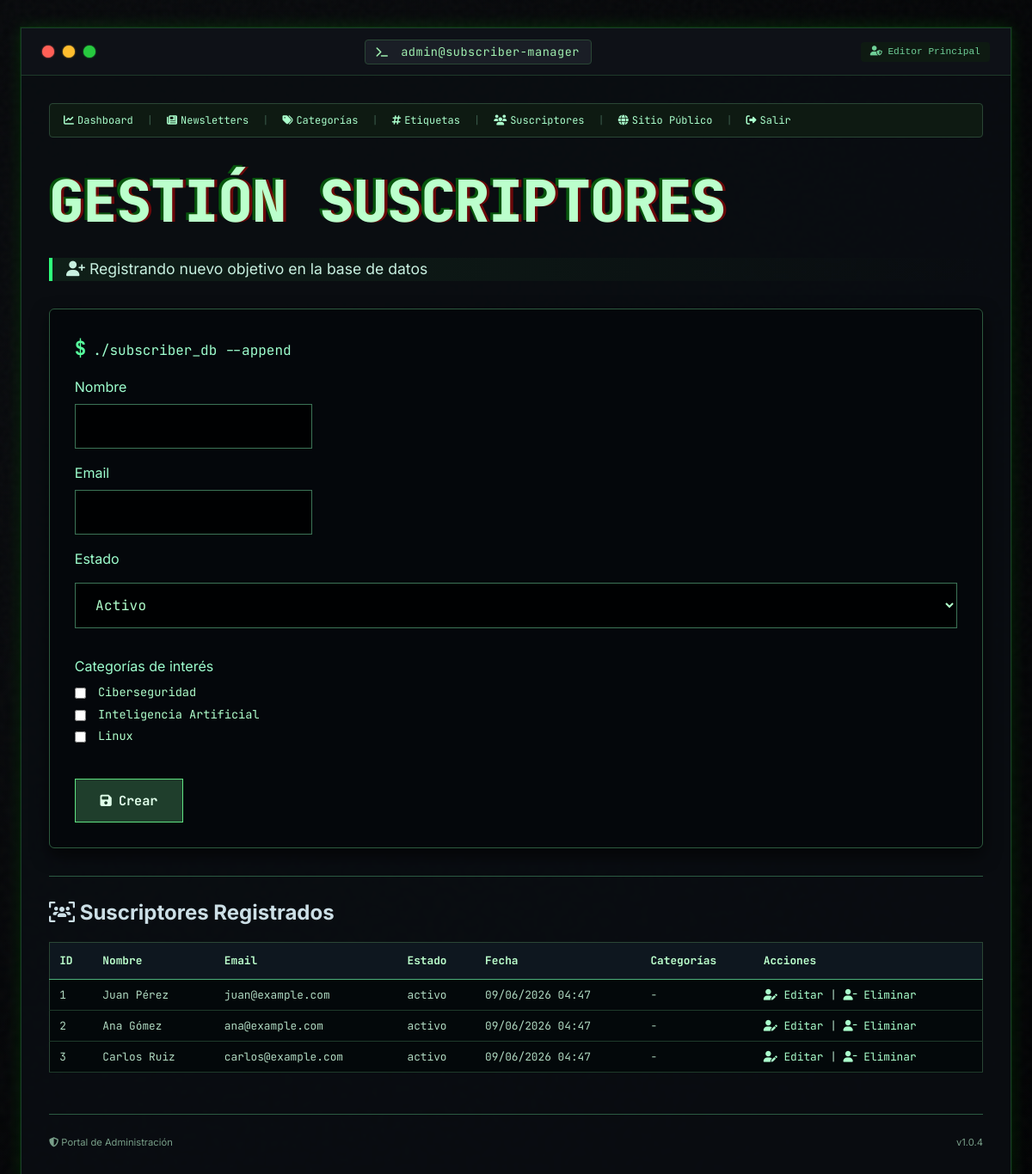
Screenshot of /admin/subscribers.php (signed in) with the database file from the repository.
### tables this page shows
CREATE TABLE categorias (
    id INT AUTO_INCREMENT PRIMARY KEY,
    nombre VARCHAR(100) NOT NULL UNIQUE,
    descripcion TEXT
);

CREATE TABLE suscriptores (
    id INT AUTO_INCREMENT PRIMARY KEY,
    nombre VARCHAR(100) NULL,

    email VARCHAR(150) NOT NULL UNIQUE,

    estado ENUM(
        'pendiente',
        'activo',
        'inactivo',
        'baja'
    ) NOT NULL DEFAULT 'pendiente',

    token_verificacion VARCHAR(255) NULL,
    token_baja VARCHAR(255) NULL,

    fecha_suscripcion DATETIME DEFAULT CURRENT_TIMESTAMP,
    fecha_baja DATETIME NULL
);

### src/includes/sql.php (called while the page is built, shortened)
<?php
function obtenerSuscriptores(PDO $pdo): array
{
    $stmt = $pdo->query("
        SELECT id, nombre, email, estado, fecha_suscripcion
        FROM suscriptores
        ORDER BY fecha_suscripcion DESC
    ");
    return $stmt ? $stmt->fetchAll(PDO::FETCH_ASSOC) : [];
}
function obtenerCategorias(PDO $pdo): array
{
    $stmt = $pdo->query("
        SELECT *
        FROM categorias
        ORDER BY nombre
    ");
    return $stmt->fetchAll(PDO::FETCH_ASSOC);
}

### src/admin/subscribers.php (the view, shortened to what this page needs)
<?php
require_once '../includes/conexion.php';
require_once '../includes/sql.php';
$categorias = obtenerCategorias($pdo);
$editando = false;
$suscriptor = null;
$suscriptores = obtenerSuscriptores($pdo);
?>
<!DOCTYPE html>
<html lang="es">
<head>
    <link rel="stylesheet" href="../assets/css/style.css">
    <link rel="stylesheet" href="https://cdnjs.cloudflare.com/ajax/libs/font-awesome/6.5.2/css/all.min.css">
</head>
<body>
    <div class="terminal-window">
        <div class="term-bar">
            <div class="term-buttons">
                <span class="term-btn red"></span>
                <span class="term-btn yellow"></span>
                <span class="term-btn green"></span>
            </div>
            <div class="term-title">
                <i class="fas fa-terminal"></i> admin@subscriber-manager
            </div>
            <div class="term-status">
                <i class="fas fa-user-shield"></i> <?= htmlspecialchars($_SESSION['usuario_nombre'] ?? 'Admin') ?>
            </div>
        </div>
        <div class="term-content">
            <div class="admin-nav">
                <a href="dashboard.php"><i class="fas fa-chart-line"></i> Dashboard</a>
                <span class="sep">|</span>
                <a href="newsletters.php"><i class="fas fa-newspaper"></i> Newsletters</a>
                <span class="sep">|</span>
                <a href="categorias.php"><i class="fas fa-tags"></i> Categorías</a>
                <span class="sep">|</span>
                <a href="etiquetas.php"><i class="fas fa-hashtag"></i> Etiquetas</a>
                <span class="sep">|</span>
                <a href="subscribers.php"><i class="fas fa-users"></i> Suscriptores</a>
                <span class="sep">|</span>
                <a href="../index.php"><i class="fas fa-globe"></i> Sitio Público</a>
                <span class="sep">|</span>
                <a href="logout.php"><i class="fas fa-sign-out-alt"></i> Salir</a>
            </div>
            <div class="glitch-wrapper">
                <h1 class="glitch">Gestión Suscriptores</h1>
            </div>
            <div class="tagline">
                <i class="fas fa-user-plus"></i> <?= $editando ? 'Modificando credenciales del suscriptor' : 'Registrando nuevo objetivo en la base de datos' ?>
            </div>
            <div class="hacker-card">
                <form method="POST">
                    <div class="prompt-line">
                        <span class="dollar">$</span>
                        <span class="cmd-text">./subscriber_db --<?= $editando ? 'update' : 'append' ?></span>
                    </div>
                    <p>Nombre</p>
                    <input type="text" name="nombre" class="terminal-input"
                        value="<?= htmlspecialchars($suscriptor['nombre'] ?? '') ?>">
                    <p>Email</p>
                    <input type="email" name="email" required class="terminal-input"
                        value="<?= htmlspecialchars($suscriptor['email'] ?? '') ?>">
                    <p>Estado</p>
                    <select name="estado" class="terminal-select">
                        <option value="activo"
                            <?= (($suscriptor['estado'] ?? 'activo') === 'activo') ? 'selected' : '' ?>>
                            Activo
                        </option>
                    </select>
                    <p>Categorías de interés</p>
                    <div class="tags-container">
                        <?php foreach ($categorias as $cat): ?>
                            <label class="terminal-checkbox-label">
                                <input
                                    type="checkbox"
                                    name="categorias[]"
                                    class="terminal-checkbox"
                                    value="<?= $cat['id'] ?>"
                                    <?= in_array(
                                        $cat['id'],
                                        $suscriptor['categorias'] ?? []
                                    ) ? 'checked' : '' ?>>
                                <?= htmlspecialchars($cat['nombre']) ?>
                            </label>
                        <?php endforeach; ?>
                    </div>
                    <br>
                    <button type="submit" class="terminal-btn">
                        <i class="fas fa-save"></i> <?= $editando ? 'Actualizar' : 'Crear' ?>
                    </button>
                </form>
            </div>
            <hr>
            <h2><i class="fas fa-users-viewfinder"></i> Suscriptores Registrados</h2>
            <table>
                <tr>
                    <th>ID</th>
                    <th>Nombre</th>
                    <th>Email</th>
                    <th>Estado</th>
                    <th>Fecha</th>
                    <th>Categorías</th>
                    <th>Acciones</th>
                </tr>
                <?php foreach ($suscriptores as $s): ?>
                    <tr>
                        <td><?= $s['id'] ?></td>
                        <td><?= htmlspecialchars($s['nombre'] ?? '-') ?></td>
                        <td><?= htmlspecialchars($s['email']) ?></td>
                        <td><?= htmlspecialchars($s['estado']) ?></td>
                        <td><?= date('d/m/Y H:i', strtotime($s['fecha_suscripcion'])) ?></td>
                        <td>
                            <?php $cats = obtenerNombresCategoriasSuscriptor($pdo, $s['id']); ?>
                            <?= empty($cats) ? '-' : htmlspecialchars(implode(', ', $cats)) ?>
                        </td>
                        <td>
                            <a href="?edit=<?= $s['id'] ?>"><i class="fas fa-user-edit"></i> Editar</a> |
                            <a href="?delete=<?= $s['id'] ?>" onclick="return confirm('¿Eliminar suscriptor?')"><i class="fas fa-user-minus"></i> Eliminar</a>
                        </td>
                    </tr>
                <?php endforeach; ?>
            </table>
            <div class="footer">
                <span><i class="fas fa-shield-alt"></i> Portal de Administración</span>
                <span>v1.0.4</span>
            </div>
        </div>
    </div>
</body>
</html>

### rows the page displays
categorias: nombre "Ciberseguridad"
categorias: nombre "Inteligencia Artificial"
categorias: nombre "Linux"
suscriptores: id "1", nombre "Juan Pérez", email "juan@example.com", estado "activo", fecha_suscripcion "09/06/2026 04:47"
suscriptores: id "2", nombre "Ana Gómez", email "ana@example.com", estado "activo", fecha_suscripcion "09/06/2026 04:47"
suscriptores: id "3", nombre "Carlos Ruiz", email "carlos@example.com", estado "activo", fecha_suscripcion "09/06/2026 04:47"

### other values shown
$_SESSION['usuario_nombre'] "Editor Principal"
